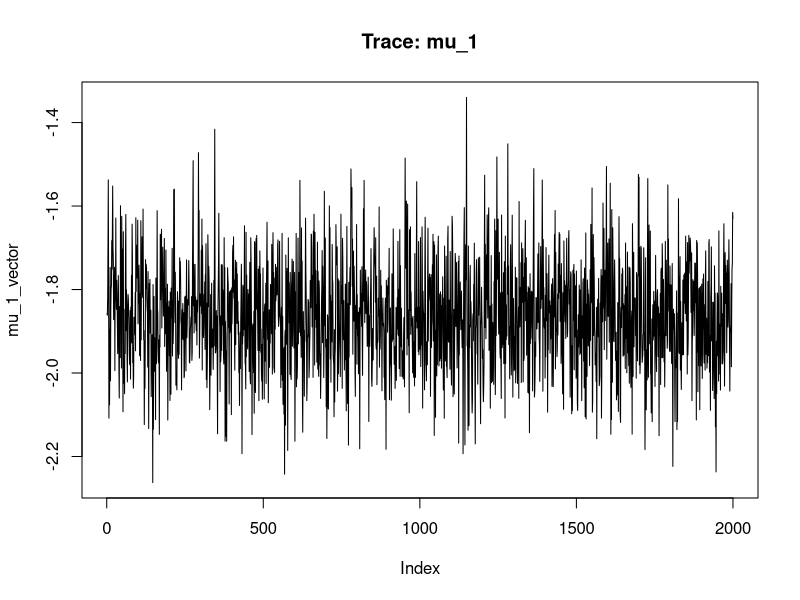
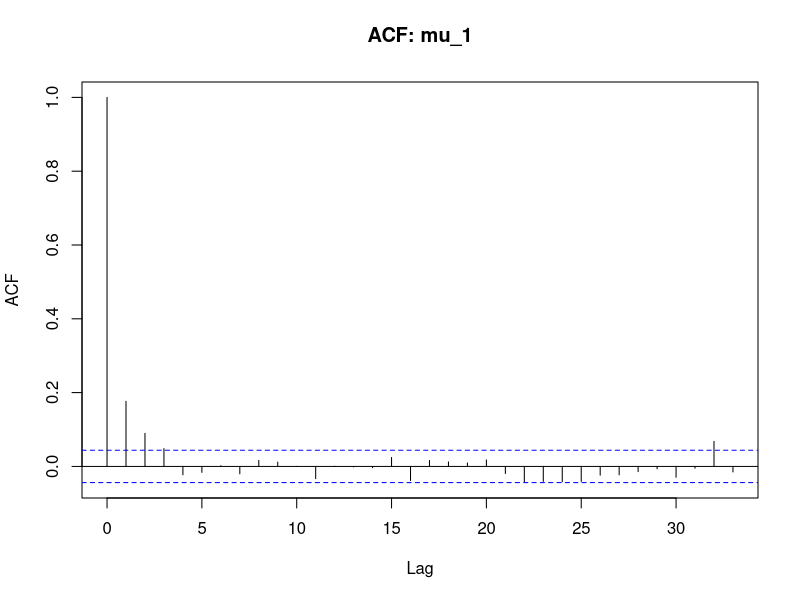

Generate these figures, in order, with R:
## ---- chunk 1
iterate_parameters <- function(data, previous, hyperparams) {
    next_parameters <- list()
    n <- length(data)
    
    m_0     <- hyperparams$m_0
    s2_0    <- hyperparams$s2_0
    a       <- hyperparams$a
    b       <- hyperparams$b
    alpha_0 <- hyperparams$alpha_0
    beta_0  <- hyperparams$beta_0
    
    mu_1    <- previous$mu_1
    mu_2    <- previous$mu_2
    pi      <- previous$pi
    sigma2  <- previous$sigma2
    zs      <- previous$zs
    
    #Latent group allocation for each data point separately
    z_i <- numeric(n)
    for (i in 1:n) {
      y_i <- data[i]
      #conditional likelihood for the generated data; probability that Z_i equals 1.
      p_1 <- dnorm(y_i, mu_1, sqrt(sigma2))*pi/
        (pi*dnorm(y_i, mu_1, sqrt(sigma2))+(1-pi)*dnorm(y_i, mu_2, sqrt(sigma2)))
      #randomize latent group allocation
      if (runif(1, 0, 1) < p_1) {
        z_i[i] <- 1
      } else {
        z_i[i] <- 2
      }
    }
    #save result
    zs <- z_i
    next_parameters$zs <- zs
    
    #split observations into groups by allocation parameter
    is_group_1   <- sapply(zs, function(x) x == 1) #vector which tells if a datum is in group 1
    is_group_2   <- !is_group_1
    group_1_data <- data[which(is_group_1)]
    group_2_data <- data[which(is_group_2)]
    
    #count observations in each group, and take their sums
    N_1 <- length(group_1_data)
    N_2 <- length(group_2_data)
    y_sum_1 <- sum(group_1_data)
    y_sum_2 <- sum(group_2_data)
    
    #sample from the conditional likelihood of group allocation parameter pi
    pi <- rbeta(1, a + N_1, b + n - N_1)
    next_parameters$pi <- pi
    
    #sample mu_1 from conditional distribution
    mu_1 <- rnorm(1, 
                  mean = (m_0 + y_sum_1)/(sigma2 + s2_0*N_1),
                  sd = sqrt((s2_0*sigma2)/(sigma2 + s2_0*N_1))
    )
    next_parameters$mu_1 <- mu_1
    
    #sample mu_2 from it's conditional distribution
    mu_2 <- rnorm(1, 
                  mean = (m_0 + y_sum_2)/(sigma2 + s2_0*N_2),
                  sd = sqrt((s2_0*sigma2)/(sigma2 + s2_0*N_2))
    )
    next_parameters$mu_2 <- mu_2
    
    #calculate parameters for the conditional of sigma^2
    #this needs cleanup later
    alpha_k <- alpha_0 + n/2
    #beta_k_1 = beta_0 + 1/2 * sum((data-mu_1)^2)
    #beta_k_2 = beta_0 + 1/2 * sum((data-mu_2)^2)
    #sample from the conditional distribution 
    #sigma2 = pi * 1/rgamma(1, alpha_k, beta_k_1) + (1-pi) * 1/rgamma(1, alpha_k, beta_k_2)
    mus <- is_group_1*mu_1 + is_group_2*mu_2
    beta_k <- beta_0 + 1/2 * sum((data-mus)^2)
    
    sigma2 <- 1/rgamma(1, alpha_k, beta_k)
    next_parameters$sigma2 <- sigma2
    
    next_parameters
}

gibbs_sampler <- function(data, samples_count, burn, hyperparams) {
  n <- length(data)
  parameters <- vector(mode="list", length=samples_count)
  
  m_0     <- hyperparams$m_0
  s2_0    <- hyperparams$s2_0
  a       <- hyperparams$a
  b       <- hyperparams$b
  alpha_0 <- hyperparams$alpha_0
  beta_0  <- hyperparams$beta_0
  
  #Initialise prior values from distribution
  parameters[[1]] <- list(
    mu_1    = rnorm(1, m_0, sqrt(s2_0)),
    mu_2    = rnorm(1, m_0, sqrt(s2_0)),
    pi      = rbeta(1, a, b),
    sigma2  = 1/rgamma(1, alpha_0, beta_0)
  )
  parameters[[1]]$zs = rbinom(n, 1, 1-parameters[[1]]$pi) + 1
  #Burn just replaces the first value repeatedly, thus discarding the previous value
  for (t in 1:burn) {
    previous <- parameters[[1]]
    parameters[[1]] <- iterate_parameters(data, previous, hyperparams)
  }
  #generate samples
  for (t in 2:samples_count) {
    previous <- parameters[[t-1]]
    parameters[[t]] <- iterate_parameters(data, previous, hyperparams)
  }
  parameters
}
## ---- chunk 2
#generate a dataset

n <- 100
allocation <- rbinom(n, size = 1, prob = 0.7)
separate_data <- allocation*rnorm(n, -2, 1) + (1 - allocation)*rnorm(n, 2, 1)

## ---- chunk 3

hyperparams = list(
  m_0 = 0,
  s2_0 = 1,
  a = 1,
  b = 1,
  alpha_0 = 1,
  beta_0 = 1
)

separate_gibbs = gibbs_sampler(separate_data, 2000, 2000, hyperparams)
## ---- chunk 4
mu_1_vector <- sapply(separate_gibbs, function (x) x$mu_1)
plot(mu_1_vector, type = "l", main = "Trace: mu_1")
acf(mu_1_vector, main = "ACF: mu_1")
## ---- chunk 5
hyperparams = list(
  m_0 = 0,
  s2_0 = 1,
  a = 1,
  b = 1,
  alpha_0 = 1,
  beta_0 = 1
)

mean <- mean(faithful$eruptions)
std <- sd(faithful$eruptions)
preprocessed_data <- (faithful$eruptions - mean)/ std

## ---- chunk 6
gibbs_sampler(preprocessed_data, 100, 100, hyperparams)
## ---- chunk 7
